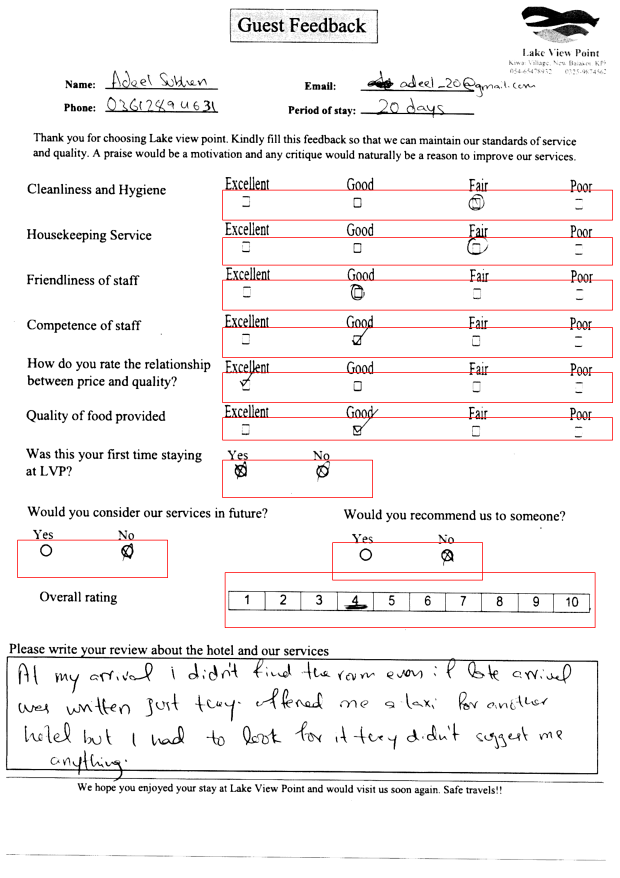
#> input picture Lab_4/Saida_n_Form16.png, 2480 x 3509 px (shown at 1/4 size); the run also reads 1 picture not shown here
$ python forms_final_calma.py . out
#> lines starting #> are read from the running program, lines starting #| are printed output that depends on the picture; after the words box and inside, x2 and y2 are one past the last pixel; in counts of white or black regions, pixels touching at a corner belong together; long printed decimals are rounded
import sys
import os
import cv2
import imghdr
import numpy as np
from math import floor
import matplotlib.pyplot as plt


def is_image(filename):
    # Verifica se o arquivo existe
    if not os.path.exists(filename):
        print(f"Não foi possível encontrar o arquivo {filename}")
        return False

    # Usa imghdr para verificar o tipo da imagem
    image_type = imghdr.what(filename)

    # Retorna True se for um tipo de imagem conhecido
    return image_type in ['jpeg', 'png', 'gif', 'bmp', 'webp', 'tiff']


def define_threshold(img):

    # Calcula o histograma no eixo Y
    histogram_Y = np.sum(img, axis=1)

    # Normaliza o histograma
    histogram_Y = histogram_Y / np.max(histogram_Y)

    # Extrai o campo central de cada tupla do histograma (índice 1)
    central_values_Y = [tup[1] for tup in histogram_Y]

    # Calcula os valores absolutos
    absolute_values_Y = np.abs(central_values_Y)

    # Lista dos indices dos mínimos locais
    idx_mins = []

    for i in range(0, len(absolute_values_Y)//2):
        if absolute_values_Y[i] < absolute_values_Y[i-1] and absolute_values_Y[i] < absolute_values_Y[i+1]:
            idx_mins.append(i)

    # Ordenar de forma decrescente os índices dos mínimos locais
    idx_mins.sort(key=lambda x: absolute_values_Y[x])

    # Calcula as coordenadas do roi referente ao marco zero
    # (referencial para estabelecer as demais áreas de interesse)
    idx_middle = (idx_mins[0]+idx_mins[1])//2
    x = 0
    y = idx_middle - 80
    w = 2479
    h = 160

    roi = img[y:y+h, x:x+w]

    # Variáveis para armazenar os índices do primeiro pixel preto
    first_black_y = None
    first_black_x = None

    # Percorra a ROI binarizada para encontrar o primeiro pixel preto
    for i in range(roi.shape[0]):
        for j in range(roi.shape[1]):
            if (roi[i, j] == 0).any():  # Se o pixel é preto
                first_black_y = i + y
                first_black_x = j + x
                break  # Sai do loop interno se encontrar o primeiro pixel preto
        if first_black_y is not None and first_black_x is not None:
            break  # Sai do loop externo se encontrar o primeiro pixel preto

    if first_black_y is None or first_black_x is  None:
        print("Não foi possível encontrar um pixel preto.")

    return first_black_x, first_black_y


def isForm_1(img_path):

    # Carrega imagem
    img = cv2.imread(img_path)

    # Estabelece as coordenadas da área de interesse
    # (retangulo na porção inicial e central da imagem)
    x, y, w, h = (900, 20, 625, 170)
    cv2.rectangle(img, (x,y), (x+w, y+h), (255,0, 255), 2)

    # Recorta região de interesse (ROI)
    roi = img[y:y+h, x:x+w]

    # Soma os valores do histograma em questão
    histogram = np.sum(roi, axis=0)
    count = np.sum(histogram)

    # O valor de limiar foi obtido após
    # analises de formulários do tipo 2
    if count < 70000000:
        return 1    # FOrmulário do tipo 1
    else:
        return 0    # Formulário do tipo 2


def define_rois(id, x, y, img, img_path):

    # Lista de áreas de interesse
    rois = []

    print(x,y)

    if id == 1:
        # Coordenadas pré estabelecidas para as áreas de interesse (ROI) do Form 1
        roi_1 = (x+650, y+150, 500, 175)
        roi_2 = (x+1200, y+150, 350, 175)
        roi_3 = (x+1600, y+150, 350, 175)
        roi_4 = (x+2000, y+150, 350, 175)
        roi_5 = (x+720, y+340, 450, 175)
        roi_6 = (x+722, y+1139, 1560, 90)
        roi_7 = (x+722, y+1309, 590, 140)
        roi_8 = (70, y+1629, 500, 150)
        roi_9 = (1330, y+1639, 600, 120)
        roi_10 = (900, y+1759, 1480, 220)
    else:
        # Coordenadas pré estabelecidas para as áreas de interesse (ROI) do Form 2
        roi_1 = (x+650, y+150, 500, 175)
        roi_2 = (x+1200, y+150, 350, 175)
        roi_3 = (x+1600, y+150, 350, 175)
        roi_4 = (x+2000, y+150, 350, 175)
        roi_5 = (x+720, y+340, 450, 175)
        roi_6 = (x+722, y+1069, 1560, 150)
        roi_7 = (x+722, y+1249, 590, 200)
        roi_8 = (70, y+1569, 600, 200)
        roi_9 = (1330, y+1569, 700, 170)
        roi_10 = (900, y+1759, 1490, 220)

    x, y, w, h = roi_1
    cv2.rectangle(img, (x,y), (x+w, y+h), (0,0, 255), 2)
    roi = img[y:y+h, x:x+w]
    filename = "Roi_" + img_path[:-4].split('/')[-1] + ".png"
    cv2.imwrite(filename, roi)
    """x, y, w, h = roi_2
    cv2.rectangle(img, (x,y), (x+w, y+h), (0,0, 255), 2)
    x, y, w, h = roi_3
    cv2.rectangle(img, (x,y), (x+w, y+h), (0,0, 255), 2)
    x, y, w, h = roi_4
    cv2.rectangle(img, (x,y), (x+w, y+h), (0,0, 255), 2)
    x, y, w, h = roi_5
    cv2.rectangle(img, (x,y), (x+w, y+h), (0,0, 255), 2)
    x, y, w, h = roi_6
    cv2.rectangle(img, (x,y), (x+w, y+h), (0,0, 255), 2)
    x, y, w, h = roi_7
    cv2.rectangle(img, (x,y), (x+w, y+h), (0,0, 255), 2)
    x, y, w, h = roi_8
    cv2.rectangle(img, (x,y), (x+w, y+h), (0,0, 255), 2)
    x, y, w, h = roi_9
    cv2.rectangle(img, (x,y), (x+w, y+h), (0,0, 255), 2)
    x, y, w, h = roi_10
    cv2.rectangle(img, (x,y), (x+w, y+h), (0,0, 255), 2)"""

    filename = "Saida_" + img_path[:-4].split('/')[-1] + ".png"
    cv2.imwrite(filename, img)

    rois.append(roi_1)
    """rois.append(roi_2)
    rois.append(roi_3)
    rois.append(roi_4)
    rois.append(roi_5)
    rois.append(roi_6)
    rois.append(roi_7)
    rois.append(roi_8)
    rois.append(roi_9)
    rois.append(roi_10)"""

    return rois


# [40 lines left out: function remove_labels, not called in this run]


def remove_noise(img):

    # Aplica o filtro de mediana para remover ruídos
    denoised = cv2.medianBlur(img, 5)

    return denoised


def highlight_img(img):

    # Defini o kernel
    kernel = np.ones((3,3), np.uint8)

    # Aplica a erosão na imagem para realçar os detalhes perdidos
    # pela função de remover os ruídos
    img_eroded = cv2.erode(img, kernel, iterations=2)

    return img_eroded


def calc_sums(histogram, num_intervals, interval_size):

    # Calcula o somatório do histograma para cada intervalo no eixo X
    sums = []
    for j in range(num_intervals):
        count = 0
        # Determinação do intervalo
        start_interval = j * interval_size
        end_interval = (j + 1) * interval_size

        # Calculo da soma do histograma no intervalo
        count = np.sum(histogram[start_interval:end_interval])
        sums.append(count)

    return sums


def calc_variation(histogram, num_intervals, interval_size):

    # Calcula a variância do histograma para cada intervalo no eixo X
    variations = []
    for i in range(num_intervals):
        # Determinação do intervalo
        start_interval = i * interval_size
        end_interval = (i + 1) * interval_size

        # Recorte do histograma do intervalo
        sub_histograma = histogram[start_interval:end_interval]

        # Calculo da variância no intervalo
        aux = np.var(sub_histograma)
        variations.append(aux)

    return variations


def calc_histogram(img, roi):

    # Variáveis delimitadoras da região de interesse (ROI)
    x, y, w, h = roi
    cv2.rectangle(img, (x,y), (x+w, y+h), (255,0, 255), 2)

    # Recorta região de interesse (ROI)
    roi = img[y:y+h, x:x+w]

    # Realça detalhes perdidos pela mediana
    img_segmented_bolder = highlight_img(roi)

    # Calcula o histograma ao longo do eixo X
    histogram = np.sum(img_segmented_bolder, axis=0)

    # Normaliza o histograma
    histogram = histogram / np.max(histogram)

    # Descarta o início e fim do histograma pois são "ruídos"
    cropped_histogram = histogram[2:-2]

    return cropped_histogram


def multiple_choice_questions(img, roi, values, img_path):

    # Calcula o histograma
    histogram = calc_histogram(img, roi)

    # Divida o eixo X do histograma em 4 intervalos
    # um para cada pergunta
    num_intervals = 1
    interval_size = len(histogram) // num_intervals

    # Calcula os parâmetros necessários para estabelecer a resposta da pergunta
    sums = calc_sums(histogram, num_intervals, interval_size)
    variations = calc_variation(histogram, num_intervals, interval_size)

    print(f"variations:{variations}")
    print(f"suma:{sums}")


    x, y, w, h = roi
    roi_aux = img[y:y+h, x:x+w]
    calchist = cv2.calcHist([roi_aux],[0],None,[256],[0,256])
    prop_preto_branco = calchist[255]/calchist[0]
    print(f"prop_preto_branco:{calchist[255][0]/calchist[0][0]} <---------------------")

    values.append(variations)

    # Plotar
    plt.figure(figsize=(10, 5))
    plt.plot(calchist, color='black')
    title = 'Projeção do Histograma ao Longo do Eixo X'
    plt.title(title)
    plt.xlabel('Posição no Eixo X')
    plt.ylabel('Intensidade Normalizada')
    plt.grid(True)

    # Salvar graficos
    filename = img_path[:-4].split('/')[-1]
    graphic = "porj_" + filename + ".png"
    plt.savefig(graphic)
    plt.close()

    result = None
    best_proportion = float('-inf')  # começa com o menor valor possível

    # Calcula a proporção de varição por somatória dos intervalos
    # e retorna o indice da melhor proporção, que é um
    # indicativo de corresponder a uma resposta do formulário
    for j in range(len(variations)):
        if sums[j] != 0:  # evita divisão por zero
            proportion = variations[j] / sums[j]
            if proportion > best_proportion:
                best_proportion = proportion
                print(f"best porportion: {best_proportion}")

                result = j

    return result


# [39 lines left out: functions binary_questions, scalar_question, not called in this run]


def segment_form(img, rois, img_path, values):

    results = []

    # Itera sobre as áreas de interesse e obtém as respostas do formulário
    for i in range(len(rois)):
        if i <= 5:
            result = multiple_choice_questions(img, rois[i], values, img_path)
            filename = img_path[:-4].split('/')[-1] + ".png"
            print(f"{filename} -> {result}\n")
        else:
            # Calcula o histograma
            histogram = calc_histogram(img, rois[i])
            if 6 <= i <= 8:
                result = binary_questions(histogram)
            elif i == 9:
                result = scalar_question(histogram)
        results.append(result)

    return results


# [116 lines left out: functions generate_txt, select_field, generate_img_out, not called in this run]


def main(input_dir, output_dir=None):

    # Lista de resultados
#> called with input_dir = '.', output_dir = 'out'
    results = []
    values = []

    # Processa os arqs do diretório de entrada
    for arquivo in os.listdir(input_dir):

        # Obtém o caminho relativo ao arquivo
        img_path = os.path.join(input_dir, arquivo)

        img_gray = cv2.imread(img_path)
#> img_gray is the input picture: shape (3509, 2480, 3); mean B, G, R 241, 241, 243.4
        original_name = img_path

        # Aplicar a binarização
        ret , img_bin = cv2.threshold(img_gray , 127 , 255 , cv2.THRESH_BINARY)

        if is_image(img_path):

            print(f"Processando imagem {arquivo}...")

            # Lista de áreas de interesse
            rois = []

            # Remove os ruídos (linhas pretas contínuas)
            clean_img = remove_noise(img_bin)

            #bolder_img = highlight_img(clean_img)

            kernel_dilate = np.ones((2,2), np.uint8)
            img_eroded = cv2.dilate(clean_img, kernel_dilate, iterations=1)

            kernel_erode = np.ones((5,5), np.uint8)
            img_dilated = cv2.erode(img_eroded, kernel_erode, iterations=3)
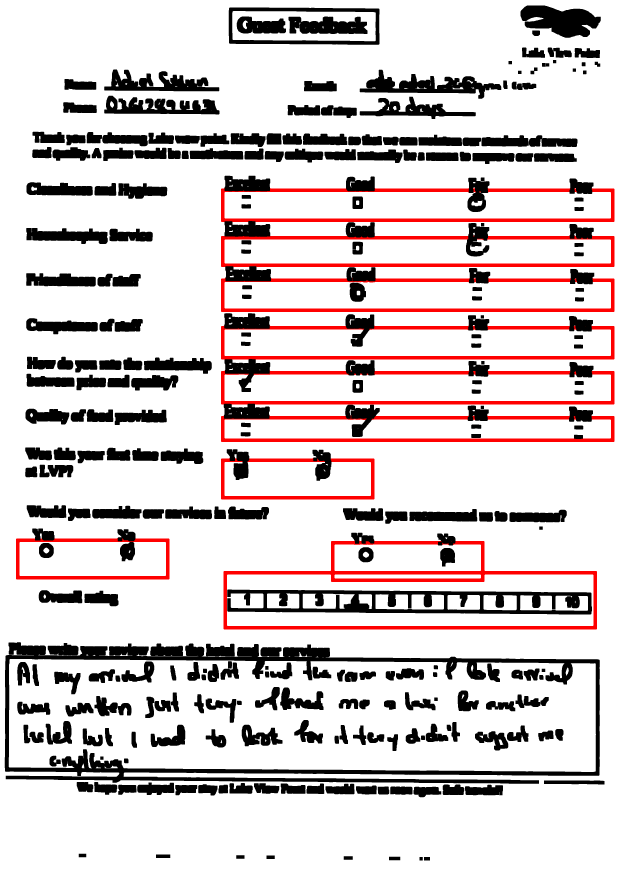
#> img_dilated: shape (3509, 2480, 3) (shown at 1/4 size); mean B, G, R 205.7, 205.7, 216.2

            # Define o limiar referencial para calculo das áreas de interesse
            x, y = define_threshold(img_dilated)
#> in define_threshold, `central_values_Y = [tup[1] for tup in histogram_Y]`: central_values_Y = 3509 values, max 1 at index 0, min 0.0972 at index 3086, mean 0.807
#> in define_threshold, `absolute_values_Y = np.abs(central_values_Y)`: absolute_values_Y has the same summary as central_values_Y
#> after the loop in define_threshold, `for i in range(0, len(absolute_values_Y)//2):`: idx_mins = 78 values from 43 to 1704
#> in define_threshold, `idx_middle = (idx_mins[0]+idx_mins[1])//2`: idx_middle = 1218
#> in define_threshold, `y = idx_middle - 80`: y = 1138
#> in define_threshold, `roi = img[y:y+h, x:x+w]`:
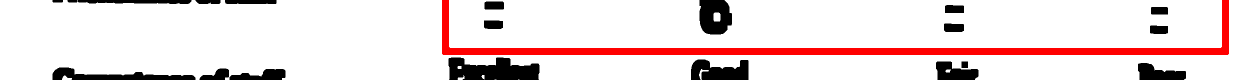
#> roi: shape (160, 2479, 3) (shown at 1/2 size); mean B, G, R 219.7, 219.7, 235.5
#> x = 105; y = 1138
            print(x,y)
#| 105 1138

            if (isForm_1(img_path)):
#> in isForm_1, `roi = img[y:y+h, x:x+w]`:
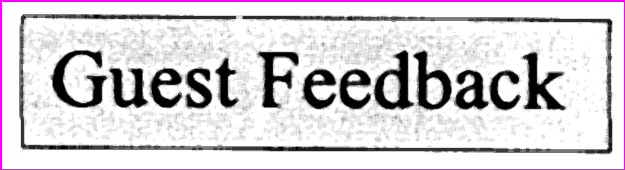
#> roi: shape (170, 625, 3); mean B, G, R 214.8, 209.1, 214.8
#> in isForm_1, `histogram = np.sum(roi, axis=0)`: histogram = 625 rows, first 8: [43350, 0, 43350], [43350, 0, 43350], [43350, 42585, 43350], [43350, 42585, 43350], [43350, 42585, 43350], [43350, 42585, 43350], [43350, 42585, 43350], [43350, 42585, 43350]
#> in isForm_1, `count = np.sum(histogram)`: count = 67853190
                rois = define_rois(1, x, y, img_dilated, img_path)
#| 105 1138
#> in define_rois, `roi_1 = (x+650, y+150, 500, 175)`: roi_1 = (755, 1288, 500, 175)
#> in define_rois, `roi_2 = (x+1200, y+150, 350, 175)`: roi_2 = (1305, 1288, 350, 175)
#> in define_rois, `roi_3 = (x+1600, y+150, 350, 175)`: roi_3 = (1705, 1288, 350, 175)
#> in define_rois, `roi_4 = (x+2000, y+150, 350, 175)`: roi_4 = (2105, 1288, 350, 175)
#> in define_rois, `roi_5 = (x+720, y+340, 450, 175)`: roi_5 = (825, 1478, 450, 175)
#> in define_rois, `roi_6 = (x+722, y+1139, 1560, 90)`: roi_6 = (827, 2277, 1560, 90)
#> in define_rois, `roi_7 = (x+722, y+1309, 590, 140)`: roi_7 = (827, 2447, 590, 140)
#> in define_rois, `roi_8 = (70, y+1629, 500, 150)`: roi_8 = (70, 2767, 500, 150)
#> in define_rois, `roi_9 = (1330, y+1639, 600, 120)`: roi_9 = (1330, 2777, 600, 120)
#> in define_rois, `roi_10 = (900, y+1759, 1480, 220)`: roi_10 = (900, 2897, 1480, 220)
#> in define_rois, `x, y, w, h = roi_1`: x = 755; y = 1288; w = 500; h = 175
#> in define_rois, `roi = img[y:y+h, x:x+w]`:
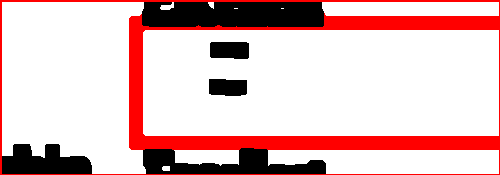
#> roi: shape (175, 500, 3); mean B, G, R 190.3, 190.3, 224.8
#> rois = [(755, 1288, 500, 175)]
            else:
                rois = define_rois(2, x, y, img_dilated, img_path)

            # Segmentar os formulários
            form_results = segment_form(img_dilated, rois, img_path, values)
#> the loop in segment_form, `for i in range(len(rois)):` made 1 pass
#> (num_intervals in multiple_choice_questions, interval_size in multiple_choice_questions) on pass 1: (1, 496)
#| variations:[0.03628]
#| suma:[1113.771]
#| prop_preto_branco:3.339 <---------------------
#| best porportion: 3.2569716927487834e-05
#| Saida_n_Form16.png -> 0
#> pass 1, in calc_histogram, `roi = img[y:y+h, x:x+w]`:
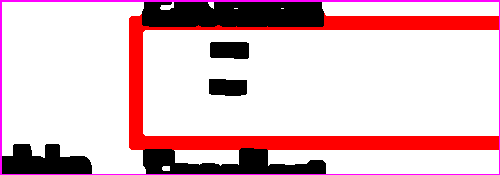
#> roi: shape (175, 500, 3); mean B, G, R 196.2, 190.3, 224.8
#> pass 1, in highlight_img, `img_eroded = cv2.erode(img, kernel, iterations=2)`:
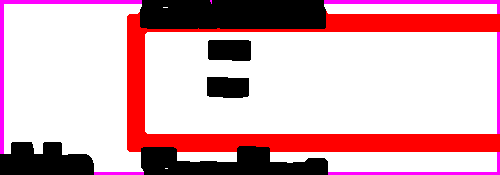
#> img_eroded: shape (175, 500, 3); mean B, G, R 181.6, 173, 217
#> pass 1, in multiple_choice_questions, `plt.savefig(graphic)`:
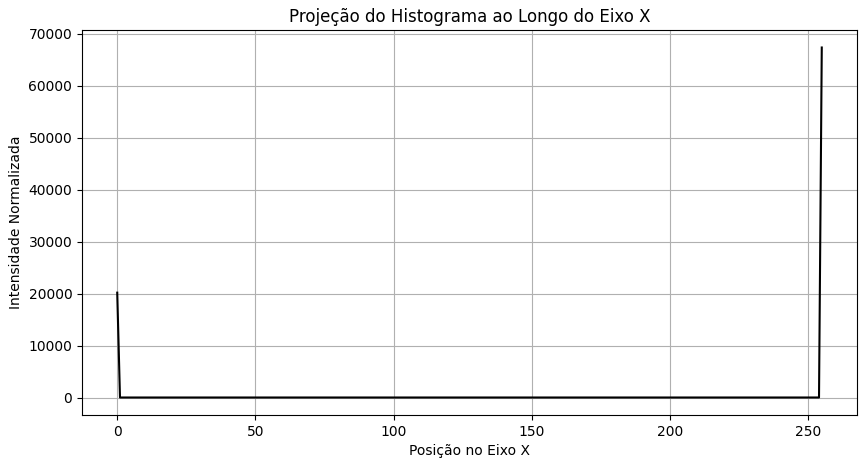
#> figure drawn by matplotlib, 1 panel; curve peaks at x = 255, y = 67332
#> after the loop in segment_form, `for i in range(len(rois)):`: results = [0]
#> form_results = [0]
#> pass 3 of the loop in main, `for arquivo in os.listdir(input_dir):`:
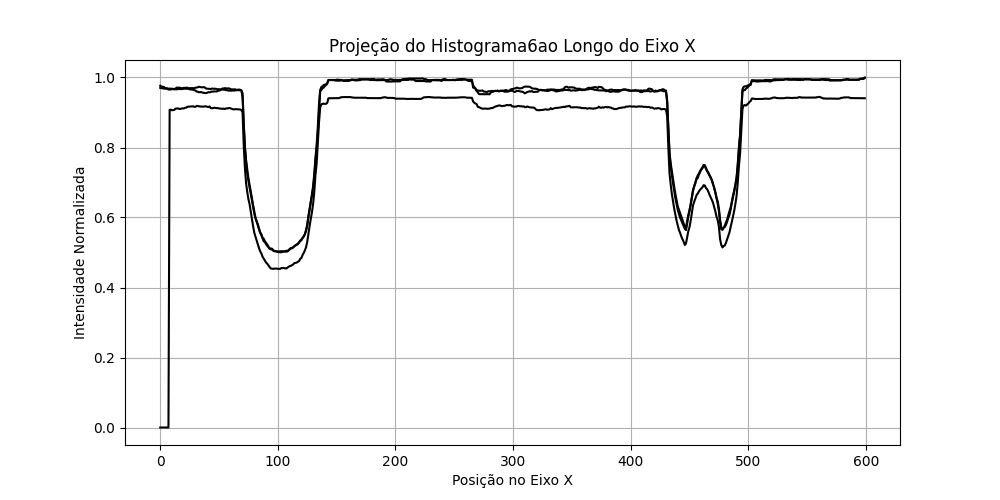
#> input picture Lab_4/porj_6n_Form112.png, 1000 x 500 px
#> in main, img_gray is the input picture: shape (500, 1000, 3); min 0, max 255, mean 247.3
#> img_bin: shape (500, 1000, 3); 97.5% white; black in thin lines or dots, all inside (x1, y1, x2, y2) = (73, 38, 901, 488)
#> denoised: shape (500, 1000, 3); 99% white; 129 black regions (108 under 20 px), largest, box (x1, y1, x2, y2) and area: (240, 96, 323, 253) 1174, (663, 103, 696, 233) 697, (714, 102, 746, 232) 665
#> img_dilated: shape (500, 1000, 3); 94.5% white; 25 black regions, largest, box (x1, y1, x2, y2) and area: (155, 72, 870, 259) 21697, (156, 399, 176, 435) 588, (163, 129, 177, 165) 504
#> in define_threshold (call 2), `histogram_Y = np.sum(img, axis=1)`: histogram_Y = 500 rows, first 8: [255000, 255000, 255000], [255000, 255000, 255000], [255000, 255000, 255000], [255000, 255000, 255000], [255000, 255000, 255000], [255000, 255000, 255000], [255000, 255000, 255000], [255000, 255000, 255000]
#> in define_threshold (call 2), `histogram_Y = histogram_Y / np.max(histogram_Y)`: histogram_Y = 500 rows, first 8: [1, 1, 1], [1, 1, 1], [1, 1, 1], [1, 1, 1], [1, 1, 1], [1, 1, 1], [1, 1, 1], [1, 1, 1]
#> central_values_Y = 500 values, max 1 at index 0, min 0.417 at index 85, mean 0.945
#> absolute_values_Y has the same summary as central_values_Y
#> after the loop in define_threshold (call 2), `for i in range(0, len(absolute_values_Y)//2):`: idx_mins = [85, 91, 94, 100, 155, 157, 164, 181, 187, 199, 209, 222, 225, 227]
#> idx_middle = 88
#> in define_threshold (call 2), `y = idx_middle - 80`: y = 8
#> in define_threshold (call 2), `roi = img[y:y+h, x:x+w]`:
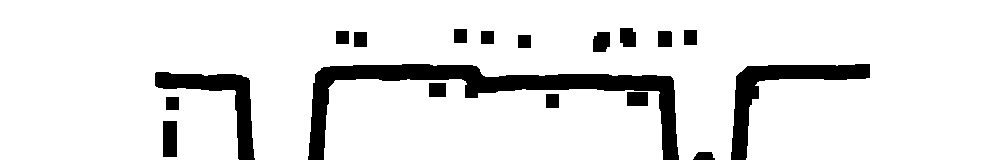
#> roi: shape (160, 1000, 3); 89.3% white; 18 black regions, largest, box (x1, y1, x2, y2) and area: (308, 64, 679, 160) 7918, (731, 64, 870, 160) 3238, (155, 72, 255, 160) 2501
#> in main, `x, y = define_threshold(img_dilated)`: x = 620; y = 36
#| 620 36
#> in isForm_1 (call 2), `roi = img[y:y+h, x:x+w]`:
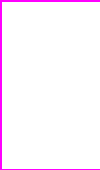
#> roi: shape (170, 100, 3); mean B, G, R 255, 245.5, 255
#> histogram = 100 rows, first 8: [43350, 0, 43350], [43350, 0, 43350], [43350, 42585, 43350], [43350, 42585, 43350], [43350, 42585, 43350], [43350, 42585, 43350], [43350, 42585, 43350], [43350, 42585, 43350]
#> count = 12843330
#| 620 36
#> rois = [(1270, 186, 500, 175)]
#> the loop in segment_form, `for i in range(len(rois)):` made 1 pass
#> after the loop in segment_form, `for i in range(len(rois)):`: results = []

            """
            # Armazena o registro dos metadados do formulário
            register = (original_name, form_results)
            results.append(register)"""

        else:
            print(f"{arquivo} não é uma imagem. Ignorando...")

    values.sort()
    print(values)
    """if results:
        print("Gerando results.txt ...")
        generate_txt(results)

    if output_dir:
        # Verifica se o diretório de saída existe e cria se necessário
        if not os.path.exists(output_dir):
            os.makedirs(output_dir)

        print("Gerando imagens out ...")
        generate_img_out(results, output_dir)"""


if __name__ == "__main__":
    if len(sys.argv) < 2:
        print("Comando esperado: forms.py <dir_entrada> <dir_saida>.")
        sys.exit(1)

    input_dir = sys.argv[1]
    output_dir = sys.argv[2] if len(sys.argv) > 2 else None

#> (the run stopped early here; a loop or call above may not have finished)
